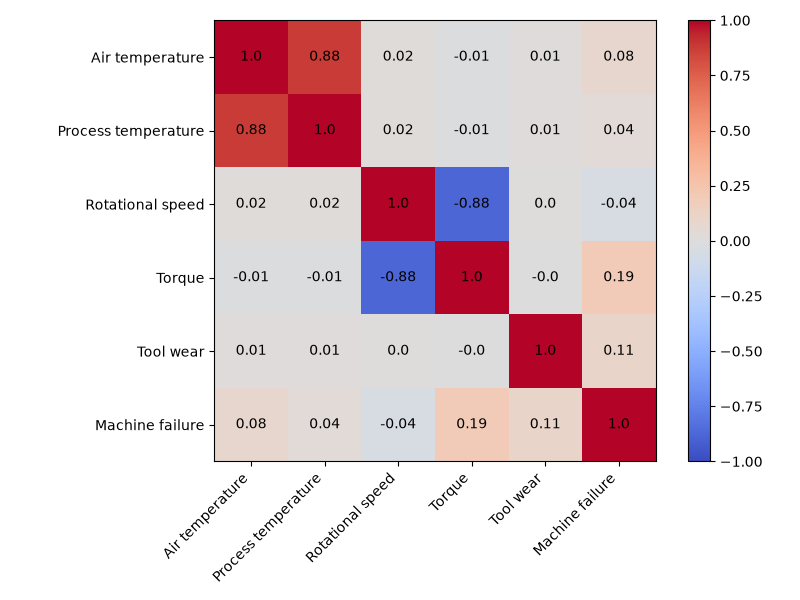

Here is the Python script that generated this plot:
import pandas as pd
import matplotlib
matplotlib.use('Agg')
import matplotlib.pyplot as plt

df = pd.read_csv('data/ai4i2020.csv')

columnas = ['Air temperature', 'Process temperature', 'Rotational speed', 'Torque', 'Tool wear', 'Machine failure']

correlacion = df[columnas].corr()
print(correlacion)

fig, ax = plt.subplots(figsize=(8, 6))
im = ax.imshow(correlacion, cmap='coolwarm', vmin=-1, vmax=1)
ax.set_xticks(range(len(columnas)))
ax.set_yticks(range(len(columnas)))
ax.set_xticklabels(columnas, rotation=45, ha='right')
ax.set_yticklabels(columnas)

for i in range(len(columnas)):
    for j in range(len(columnas)):
        ax.text(j, i, round(correlacion.iloc[i, j], 2), ha='center', va='center')

plt.colorbar(im)
plt.tight_layout()
plt.savefig('paso4_correlacion.png')
print("\nGráfica guardada como paso4_correlacion.png")
